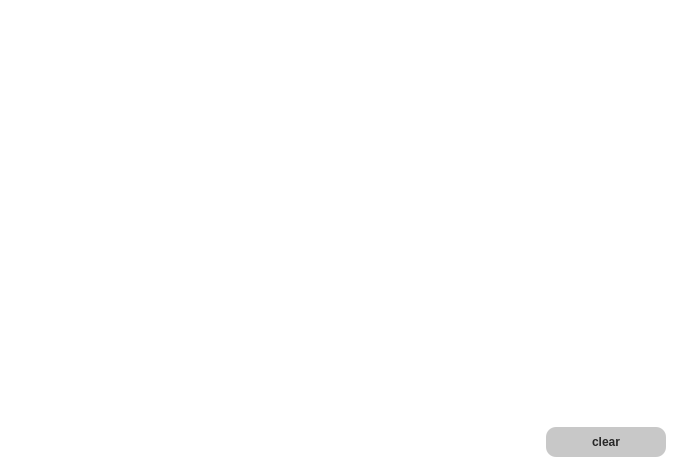
<?xml version="1.0" encoding="UTF-8"?>
<ui version="4.0">
 <class>DRS4CalculatorDlg</class>
 <widget class="QWidget" name="DRS4CalculatorDlg">
  <property name="geometry">
   <rect>
    <x>0</x>
    <y>0</y>
    <width>677</width>
    <height>468</height>
   </rect>
  </property>
  <property name="windowTitle">
   <string>Form</string>
  </property>
  <property name="styleSheet">
   <string notr="true">background-color: white</string>
  </property>
  <layout class="QVBoxLayout" name="verticalLayout">
   <item>
    <widget class="DMathConsoleTextBox" name="textEdit">
     <property name="frameShape">
      <enum>QFrame::NoFrame</enum>
     </property>
     <property name="frameShadow">
      <enum>QFrame::Plain</enum>
     </property>
    </widget>
   </item>
   <item>
    <layout class="QHBoxLayout" name="horizontalLayout">
     <item>
      <spacer name="horizontalSpacer">
       <property name="orientation">
        <enum>Qt::Horizontal</enum>
       </property>
       <property name="sizeHint" stdset="0">
        <size>
         <width>40</width>
         <height>20</height>
        </size>
       </property>
      </spacer>
     </item>
     <item>
      <widget class="QPushButton" name="pushButton_clear">
       <property name="minimumSize">
        <size>
         <width>120</width>
         <height>30</height>
        </size>
       </property>
       <property name="font">
        <font>
         <weight>75</weight>
         <bold>true</bold>
        </font>
       </property>
       <property name="styleSheet">
        <string notr="true">QPushButton {
border-style: flat;
background-color: rgb(200,200,200);
color: rgb(40,40,40);
border-radius: 10;
}

QPushButton:disabled {
border-style: flat;
background-color:  rgb(236,236,236); 
color: rgb(140,140,140);
border-radius: 10;
}

QPushButton:hover {
border-style: flat; 
background-color: rgb(216,216,216);
color: rgb(40,40,40);
border-radius: 5;
}

QPushButton:pressed {
border-style: flat; 
background-color: transparent;
color: rgb(40,40,40);
border-radius: 2;
border-color: black;
}</string>
       </property>
       <property name="text">
        <string>clear</string>
       </property>
      </widget>
     </item>
    </layout>
   </item>
  </layout>
 </widget>
 <customwidgets>
  <customwidget>
   <class>DMathConsoleTextBox</class>
   <extends>QTextEdit</extends>
   <header location="global">DLib/DGUI/mathconsoletextbox.h</header>
  </customwidget>
 </customwidgets>
 <resources/>
 <connections/>
</ui>
